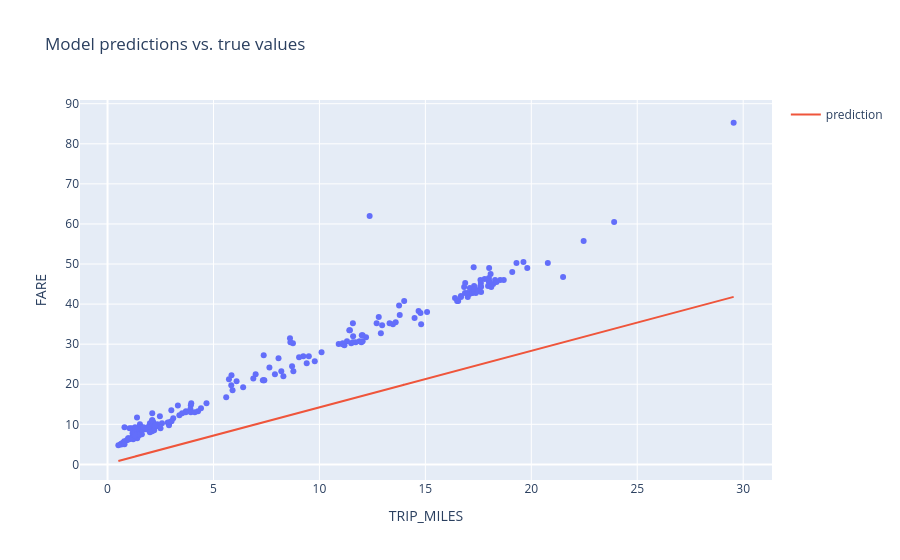

Write notebook code for a chart like this one.
### Markdown cell above
### Experimento 2 — Underfitting con una feature (variación de hiperparámetros)

### Code cell
#@title UNDERFITTING - Experimento 2 (una feature: TRIP_MILES - variación)

# ============================================================
# UNDERFITTING: Segunda combinación de hiperparámetros
# - learning_rate moderadamente bajo (0.0005)
# - epochs muy pocas (2)
# - batch_size grande (256)
# ============================================================

settings_underfit_2 = ml_edu.experiment.ExperimentSettings(
    learning_rate = 0.0005,   # 2x menor que el original
    number_epochs = 2,        # 10x menor que el original
    batch_size = 256,         # 5x mayor que el original
    input_features = ['TRIP_MILES']
)

metrics_underfit_2 = [keras.metrics.RootMeanSquaredError(name='rmse')]
model_underfit_2 = create_model(settings_underfit_2, metrics_underfit_2)

experiment_underfit_2 = train_model(
    'underfit_one_feature_v2',
    model_underfit_2,
    training_df,
    'FARE',
    settings_underfit_2
)

print('\n--- UNDERFITTING - Experimento 2 (TRIP_MILES variación) ---')
print(f'RMSE final: {experiment_underfit_2.metrics_history["rmse"].iloc[-1]:.4f}')
print('Nota: RMSE alto confirma el underfitting.\n')

ml_edu.results.plot_experiment_metrics(experiment_underfit_2, ['rmse'])
ml_edu.results.plot_model_predictions(experiment_underfit_2, training_df, 'FARE')

### Figure 1 — Plotly figure (JSON) as saved in the notebook; plotly's stock layout.template omitted (floating-point values rounded to 4 significant figures; data arrays with more than 128 entries replaced by an {"elided": "..."} marker saying what was removed)
{"data": [{"hovertemplate": "TRIP_MILES=%{x}<br>FARE=%{y}<extra></extra>", "legendgroup": "", "marker": {"color": "#636efa", "symbol": "circle"}, "mode": "markers", "name": "", "orientation": "v", "showlegend": false, "type": "scatter", "x": {"elided": "200 float values"}, "xaxis": "x", "y": {"elided": "200 float values"}, "yaxis": "y"}, {"mode": "lines", "name": "prediction", "type": "scatter", "x": {"elided": "200 float values"}, "y": {"elided": "200 float values"}}], "layout": {"legend": {"tracegroupgap": 0}, "title": {"text": "Model predictions vs. true values"}, "xaxis": {"anchor": "y", "domain": [0, 1], "title": {"text": "TRIP_MILES"}}, "yaxis": {"anchor": "x", "domain": [0, 1], "title": {"text": "FARE"}}}}
